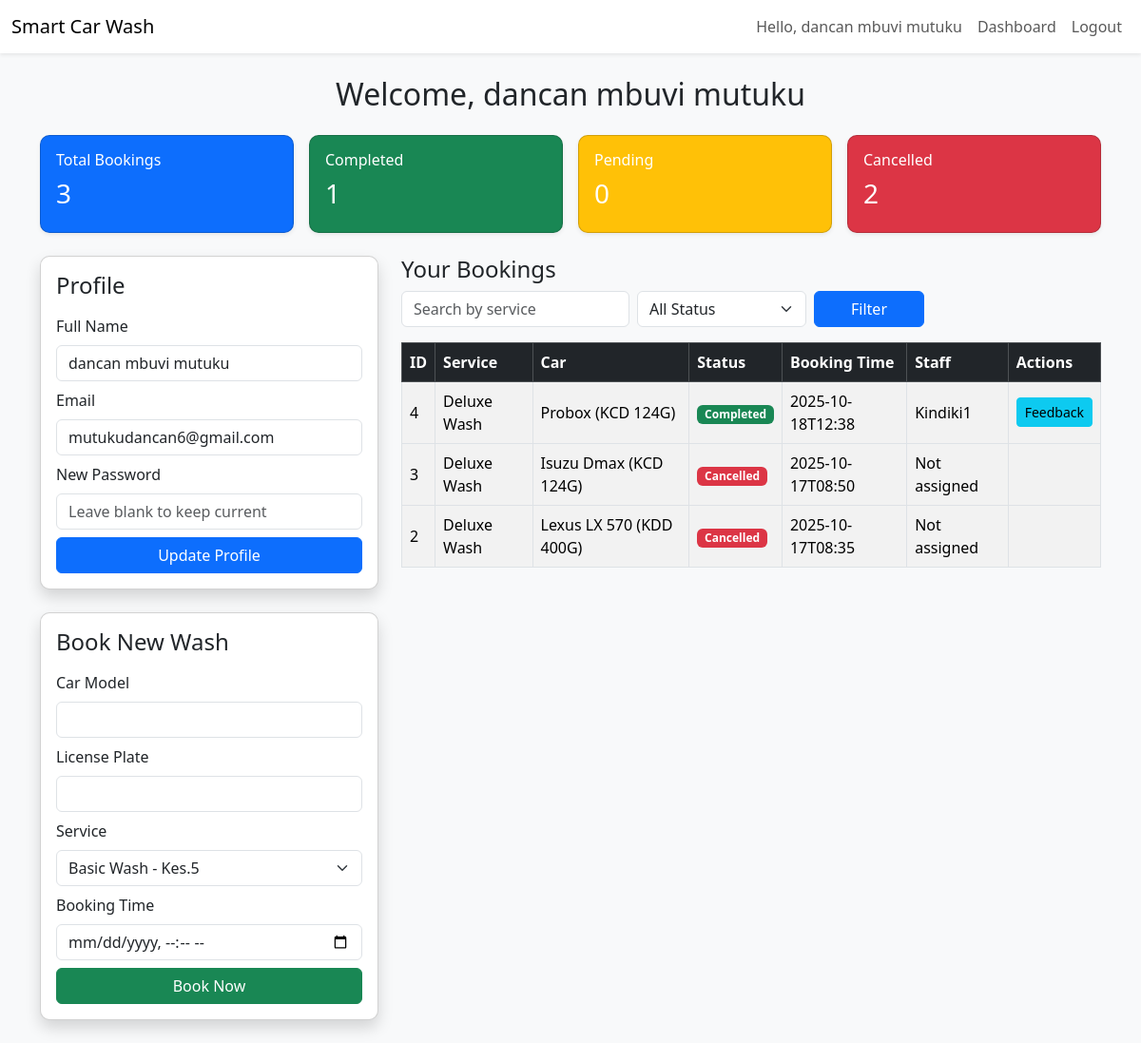
Before: /customer/dashboard.php (signed in) with the older database file.
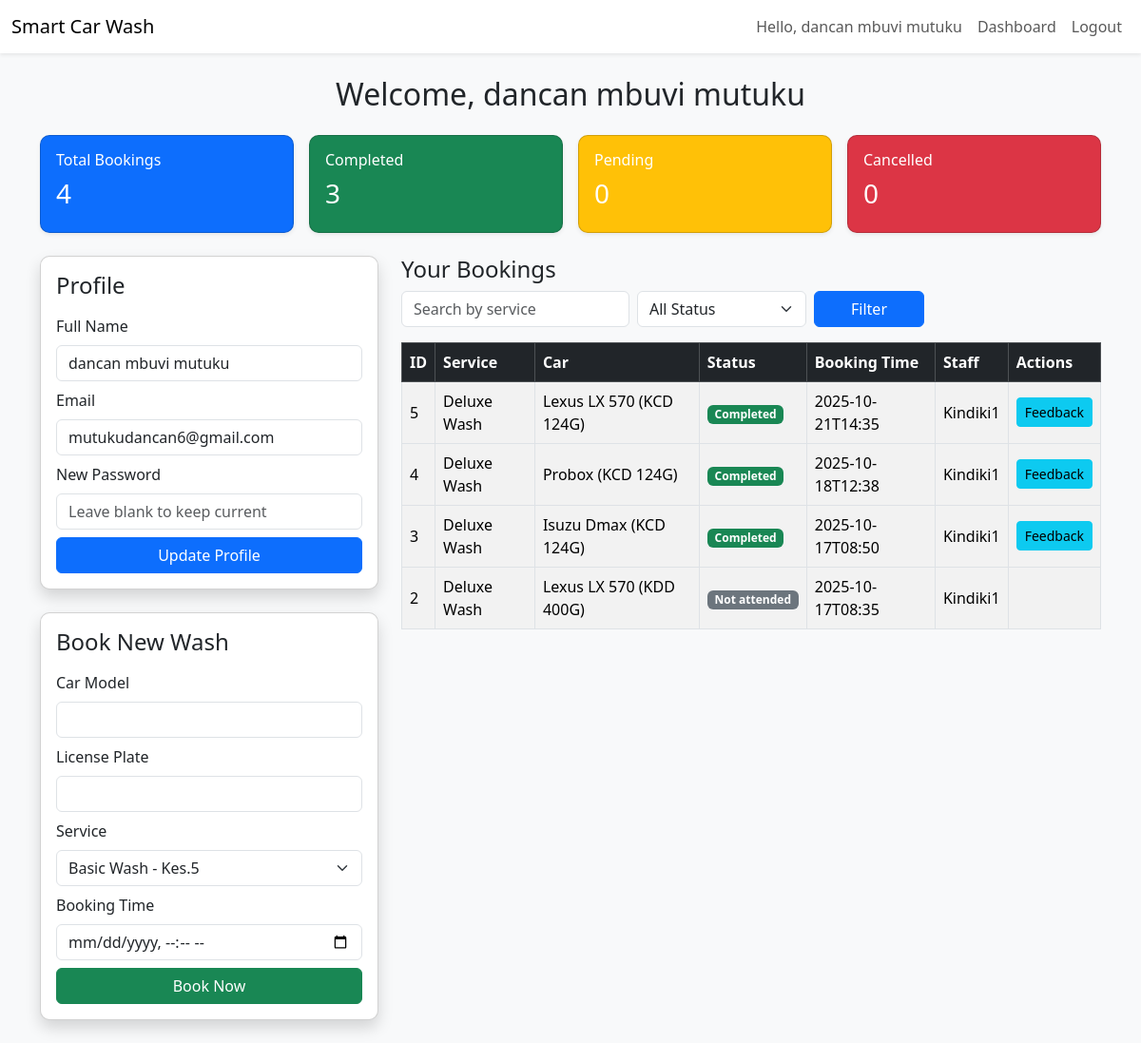
After: the same page with the newer database file.
### tables this page shows
CREATE TABLE bookings (
    id INTEGER PRIMARY KEY AUTOINCREMENT,
    user_id INTEGER,
    car_model TEXT,
    license_plate TEXT,
    service_id INTEGER,
    booking_time DATETIME,
    status TEXT DEFAULT 'pending',
    payment_status TEXT DEFAULT 'pending',
    created_at DATETIME DEFAULT CURRENT_TIMESTAMP
, staff_id INTEGER);

CREATE TABLE services (
    id INTEGER PRIMARY KEY AUTOINCREMENT,
    service_name TEXT,
    description TEXT,
    price REAL,
    duration INTEGER,
    created_at DATETIME DEFAULT CURRENT_TIMESTAMP
, category TEXT DEFAULT 'General');

CREATE TABLE users (
    id INTEGER PRIMARY KEY AUTOINCREMENT,
    name TEXT NOT NULL,
    email TEXT UNIQUE NOT NULL,
    password TEXT NOT NULL,
    role TEXT DEFAULT 'customer',
    created_at DATETIME DEFAULT CURRENT_TIMESTAMP
);

### customer/dashboard.php (the view, shortened to what this page needs)
<?php
require_once __DIR__.'/../includes/db.php';
$user = $_SESSION['user'];
$user_id = $user['id'];
$filter_status = $_GET['filter_status'] ?? '';
$search_service = $_GET['search_service'] ?? '';
$stmt = $db->prepare("
    SELECT b.*, s.service_name, st.name AS staff_name
    FROM bookings b
    LEFT JOIN services s ON b.service_id = s.id
    LEFT JOIN users st ON b.staff_id = st.id
    WHERE b.user_id=:uid
    ".($filter_status ? " AND b.status=:status" : "")."
    ".($search_service ? " AND s.service_name LIKE :search" : "")."
    ORDER BY b.created_at DESC
");
$params = [':uid'=>$user_id];
$stmt->execute($params);
$bookings = $stmt->fetchAll(PDO::FETCH_ASSOC);
$services = $db->query("SELECT * FROM services")->fetchAll(PDO::FETCH_ASSOC);
$total = count($bookings);
$completed = count(array_filter($bookings, fn($b)=>$b['status']=='completed'));
$pending = count(array_filter($bookings, fn($b)=>in_array($b['status'], ['pending','approved'])));
$cancelled = count(array_filter($bookings, fn($b)=>$b['status']=='cancelled'));
?>
<!DOCTYPE html>
<html lang="en">
<head>
<link href="https://cdn.jsdelivr.net/npm/bootstrap@5.3.2/dist/css/bootstrap.min.css" rel="stylesheet">
</head>
<body>
<?php include('../includes/topbar.php'); ?>
<div class="container py-4">
    <h2 class="text-center mb-4">Welcome, <?= htmlspecialchars($user['name']) ?></h2>
    <div class="row g-3 mb-4">
        <div class="col-md-3">
            <div class="card shadow-sm text-white bg-primary">
                <div class="card-body">
                    <h6>Total Bookings</h6>
                    <h3><?= $total ?></h3>
                </div>
            </div>
        </div>
        <div class="col-md-3">
            <div class="card shadow-sm text-white bg-success">
                <div class="card-body">
                    <h6>Completed</h6>
                    <h3><?= $completed ?></h3>
                </div>
            </div>
        </div>
        <div class="col-md-3">
            <div class="card shadow-sm text-white bg-warning">
                <div class="card-body">
                    <h6>Pending</h6>
                    <h3><?= $pending ?></h3>
                </div>
            </div>
        </div>
        <div class="col-md-3">
            <div class="card shadow-sm text-white bg-danger">
                <div class="card-body">
                    <h6>Cancelled</h6>
                    <h3><?= $cancelled ?></h3>
                </div>
            </div>
        </div>
    </div>
    <div class="row g-4">
        <div class="col-lg-4">
            <div class="card shadow p-3 mb-4">
                <h4 class="card-title mb-3">Profile</h4>
                <form method="POST">
                    <div class="mb-2">
                        <label class="form-label">Full Name</label>
                        <input type="text" name="name" class="form-control" value="<?= htmlspecialchars($user['name']) ?>" required>
                    </div>
                    <div class="mb-2">
                        <label class="form-label">Email</label>
                        <input type="email" name="email" class="form-control" value="<?= htmlspecialchars($user['email']) ?>" required>
                    </div>
                    <div class="mb-2">
                        <label class="form-label">New Password</label>
                        <input type="password" name="password" class="form-control" placeholder="Leave blank to keep current">
                    </div>
                    <div class="d-grid"><button name="update_profile" class="btn btn-primary">Update Profile</button></div>
                </form>
            </div>
            <div class="card shadow p-3">
                <h4 class="card-title mb-3">Book New Wash</h4>
                <form method="POST" action="book.php">
                    <div class="mb-2">
                        <label class="form-label">Car Model</label>
                        <input type="text" name="car_model" class="form-control" required>
                    </div>
                    <div class="mb-2">
                        <label class="form-label">License Plate</label>
                        <input type="text" name="license_plate" class="form-control" required>
                    </div>
                    <div class="mb-2">
                        <label class="form-label">Service</label>
                        <select name="service_id" class="form-select" required>
                            <?php foreach($services as $s): ?>
                                <option value="<?= $s['id'] ?>"><?= htmlspecialchars($s['service_name']) ?> - Kes.<?= $s['price'] ?></option>
                            <?php endforeach; ?>
                        </select>
                    </div>
                    <div class="mb-2">
                        <label class="form-label">Booking Time</label>
                        <input type="datetime-local" name="booking_time" class="form-control" required>
                    </div>
                    <div class="d-grid"><button class="btn btn-success">Book Now</button></div>
                </form>
            </div>
        </div>
        <div class="col-lg-8">
            <h4>Your Bookings</h4>
            <form class="row g-2 mb-3" method="GET">
                <div class="col-md-4">
                    <input type="text" name="search_service" class="form-control" placeholder="Search by service" value="<?= htmlspecialchars($search_service) ?>">
                </div>
                <div class="col-md-3">
                    <select name="filter_status" class="form-select">
                        <option value="">All Status</option>
                    </select>
                </div>
                <div class="col-md-2">
                    <button type="submit" class="btn btn-primary w-100">Filter</button>
                </div>
            </form>
            <div class="table-responsive">
                <table class="table table-striped table-bordered align-middle">
                    <thead class="table-dark">
                        <tr>
                            <th>ID</th>
                            <th>Service</th>
                            <th>Car</th>
                            <th>Status</th>
                            <th>Booking Time</th>
                            <th>Staff</th>
                            <th>Actions</th>
                        </tr>
                    </thead>
                    <tbody>
                        <?php if($bookings): foreach($bookings as $b):
                            $statusClass = match($b['status']){
                                'completed' => 'bg-success text-white',
                                'pending' => 'bg-warning text-dark',
                                'approved' => 'bg-info text-white',
                                'cancelled' => 'bg-danger text-white',
                                default => 'bg-secondary text-white'
                            };
                        ?>
                        <tr class="clickable" data-bs-toggle="collapse" data-bs-target="#bookingDetails<?= $b['id'] ?>">
                            <td><?= $b['id'] ?></td>
                            <td><?= htmlspecialchars($b['service_name']) ?></td>
                            <td><?= htmlspecialchars($b['car_model']) ?> (<?= htmlspecialchars($b['license_plate']) ?>)</td>
                            <td><span class="badge <?= $statusClass ?>"><?= ucfirst($b['status']) ?></span></td>
                            <td><?= $b['booking_time'] ?></td>
                            <td><?= htmlspecialchars($b['staff_name'] ?? 'Not assigned') ?></td>
                            <td>
                                <?php if($b['status']=='pending' || $b['status']=='approved'): ?>
                                    <a href="?cancel=<?= $b['id'] ?>" class="btn btn-sm btn-danger" onclick="return confirm('Cancel this booking?')">Cancel</a>
                                <?php elseif($b['status']=='completed'): ?>
                                    <button class="btn btn-sm btn-info" data-bs-toggle="modal" data-bs-target="#feedbackModal<?= $b['id'] ?>">Feedback</button>
                                <?php endif; ?>
                            </td>
                        </tr>
                        <?php endforeach; else: ?>
                        <tr><td colspan="7" class="text-center">No bookings found.</td></tr>
                        <?php endif; ?>
                    </tbody>
                </table>
            </div>
        </div>
    </div>
</div>
</body>
</html>

### includes/topbar.php (shortened to what this page needs)
<?php
$user = $_SESSION['user'] ?? null;
?>
<nav class="navbar navbar-expand-lg navbar-light bg-white shadow-sm">
  <div class="container-fluid">
    <a class="navbar-brand" href="#">Smart Car Wash</a>
    <div class="collapse navbar-collapse" id="navMenu">
      <ul class="navbar-nav ms-auto">
        <?php if($user): ?>
          <li class="nav-item">
            <span class="nav-link">Hello, <?= htmlspecialchars($user['name']) ?></span>
          </li>
          <?php if ($user['role'] === 'admin'): ?>
            <li class="nav-item">
              <a class="nav-link" href="../admin/dashboard.php">Dashboard</a>
            </li>
          <?php else: ?>
            <li class="nav-item">
              <a class="nav-link" href="../customer/dashboard.php">Dashboard</a>
            </li>
          <?php endif; ?>
          <li class="nav-item">
            <a class="nav-link" href="?logout=1">Logout</a>
          </li>
        <?php else: ?>
          <li class="nav-item"><a class="nav-link" href="../index.php">Login</a></li>
          <li class="nav-item"><a class="nav-link" href="../register.php">Register</a></li>
        <?php endif; ?>
      </ul>
    </div>
  </div>
</nav>

### customer/dashboard.php (style rules this page uses)
body { background-color: #f8f9fa; }
.card { border-radius: 10px; }
.clickable { cursor: pointer; }

Changed rows visible on the page:
added bookings: id "5", service.service_name "Deluxe Wash", car_model "Lexus LX 570", license_plate "KCD 124G", status "Completed", booking_time "2025-10-21T14:35", users.name "Kindiki1"
changed bookings "Isuzu Dmax": status "Cancelled" → "Completed"; users.name "Not assigned" → "Kindiki1"; now shows "Feedback"
changed bookings "KDD 400G": status "Cancelled" → "Not attended"; users.name "Not assigned" → "Kindiki1"
Other visible differences:
$total: "3" → "4"
$completed: "1" → "3"
$cancelled: "2" → "0"
